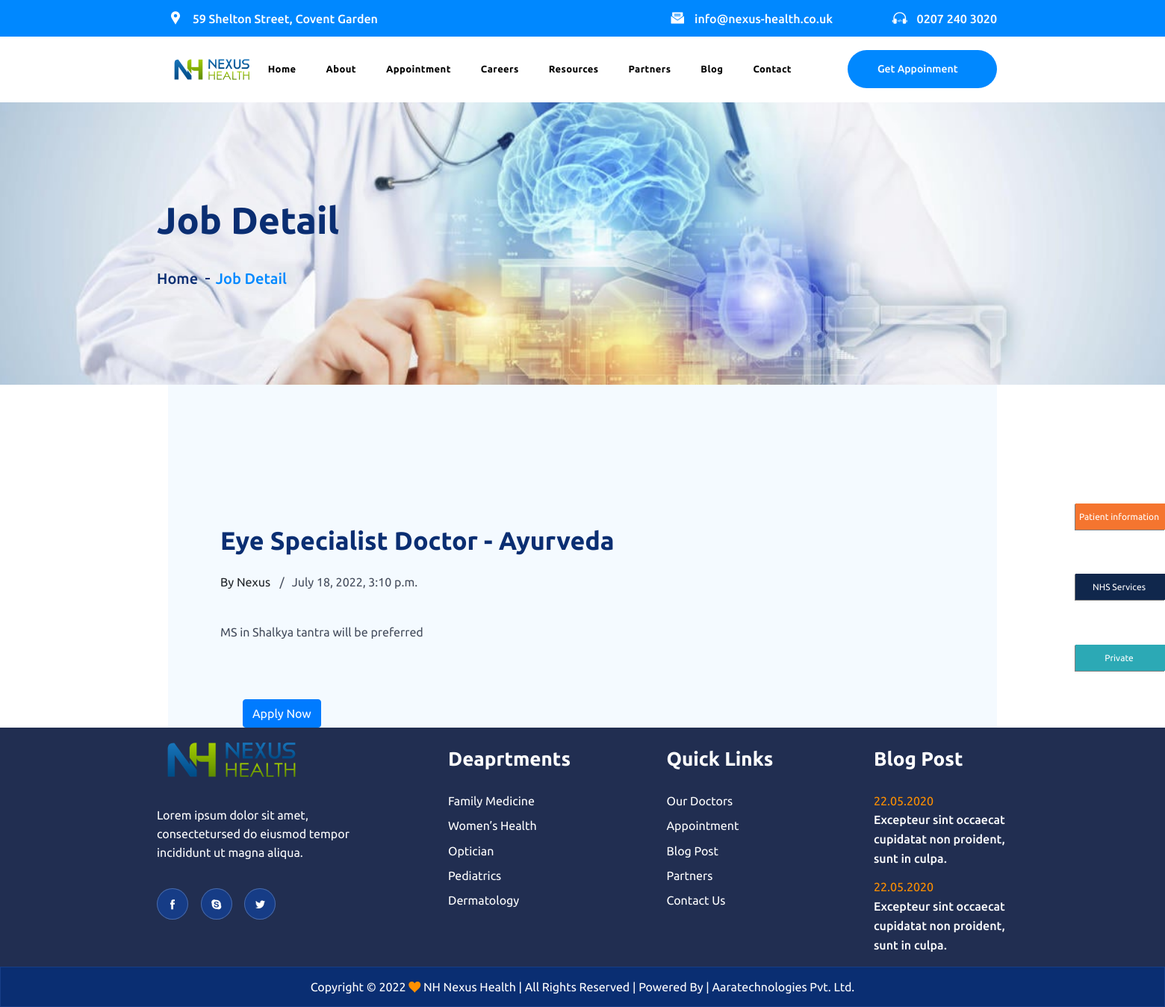
/careers/eye-specialist-doctor-ayurveda, run on the app's committed database.
### nexus_health/models.py (models this page shows, shortened)
class Job_Post(models.Model):
    careers_page=models.ForeignKey(Careers_Page,on_delete=models.CASCADE)
    job_title =models.CharField(max_length=400)
    department_name =models.CharField(max_length=400)
    job_description =RichTextField()
    experience =models.CharField(max_length=400)
    loaction=models.CharField(max_length=400)
    publish_date = models.DateTimeField(blank=True, null=True)
    last_date_applay= models.DateTimeField(blank=True, null=True)
    status =models.CharField(max_length=400)
    author = models.ForeignKey(User, on_delete= models.CASCADE,related_name='job_post')
    slug = models.SlugField(max_length=255, unique=True)

### nexus_health/views.py (the view)
# urls.py: path('careers/<slug:slug>', views.JobDetail, name='job_detail'),
def JobDetail(request, slug):
    job_post = Job_Post.objects.filter(slug=slug)
    context = {
        'job_post': job_post,
        }
    return render(request, 'pages/job_deatils.html', context)

### nexus_health/templates/pages/job_deatils.html (shortened to what this page needs)
{% extends 'base.html' %}
{% load static %}
{% block content %}
<main class="site-content">
    <div class="page_header" style="background-image: url('{% static 'img/res.jpg' %}')">
    <div class="page_header d-flex align-items-center">
        <div class="container">
            <section>
                <h2>Job Detail</h2>
                <div class="breadcrumbs">
                    <a href="#">Home</a>
                    <span>Job Detail</span>
                </div>
            </section>
        </div>
    </div>
</div>
<div class="blog_post">
    <div class="container-xl">
        <div class="the_post_container">
            {% for job_post in job_post %}
            <div class="the_post">
                <h2 class="the_title"> {{ job_post.job_title }}</h2>
                <div class="post_info">
                    <a href="#" class="the_name">By {{ job_post.author }}</a>
                    <a href="#" class="date_time">{{job_post.publish_date}}</a>
                </div>
                <p>{{ job_post.job_description|safe }}</p>
                </div>
                <div class="col-md-4">
                    <div class="container mt-3">
                    <button type="button" class="btn btn-primary" data-toggle="modal" data-target="#myModal">Apply Now</button>
              {% endfor %}
{% endblock %}

### nexus_health/static/css/style.css (style rules this page uses)
* { margin: 0px; padding: 0px; border: 0; outline: 0; -webkit-box-sizing: border-box !important; -moz-box-sizing: border-box !important; -ms-box-sizing: border-box !important; -o-box-sizing: border-box !important; box-sizing: border-box !important; }
a, a:hover, a:active, a:visited, a:focus { color: inherit; text-decoration: none; outline: 0 !important; }
a { transition: all .3s ease; }
h1, h2, h3, h4, h5, h6, figure { margin: 0; }
p { margin-bottom: 0; }
button { background-color: transparent; border: 0; outline: 0 !important }
.page_header { height: 378px; background: no-repeat center center; background-size: cover; }
.page_header section > h2 { font-size: 50px; font-weight: 700; color: #0a2e72; margin-bottom: 34px; }
.breadcrumbs > a, .breadcrumbs > span { font-size: 20px; font-weight: 500; display: inline-block; position: relative; }
.breadcrumbs > a { color: #0a2e72 }
.breadcrumbs > span { color: #0088ff }
.breadcrumbs > a + a, .breadcrumbs > a + span { padding-left: 8px; margin-left: 12px; }
.breadcrumbs > a + a::before, .breadcrumbs > a + span::before { position: absolute; content: ''; width: 6px; height: 2px; background: #0a2e72; top: 50%; right: 100%; -webkit-transform: translateY(-50%); -ms-transform: translateY(-50%); transform: translateY(-50%); }
.the_post_container { padding: 145px 70px 0; background: #f4faff; }
.the_post { padding-bottom: 30px; }
.the_post .the_title { font-size: 34px; font-weight: 700; line-height: 55px; color: #0a2e72; margin-top: 36px; margin-bottom: 16px; }
.post_info { margin-bottom: 42px; }
.post_info .the_author, .post_info .date_time { display: inline-block; position: relative; font-size: 16px; }
.post_info .date_time { color: #454d5d; }
.post_info a + a { margin-left: 15px; padding-left: 10px; }
.post_info a + a::before { position: absolute; content: '/'; font-size: 16px; font-size: 16px; color: #454d5d; top: 50%; transform: translateY(-50%); right: 100%; }
.the_post > p { font-size: 16px; line-height: 27px; color: #454d5d; }
.the_post > p + p { margin-top: 30px; }

### nexus_health/static/css/responsive.css (style rules this page uses)
@media (min-width: 1200px) { .container { max-width: 1170px; } }

### data on the page
Job_Post: job_title "Eye Specialist Doctor - Ayurveda", author "Nexus", publish_date "July 18, 2022, 3:10 p.m.", job_description "MS in Shalkya tantra will be preferred"
